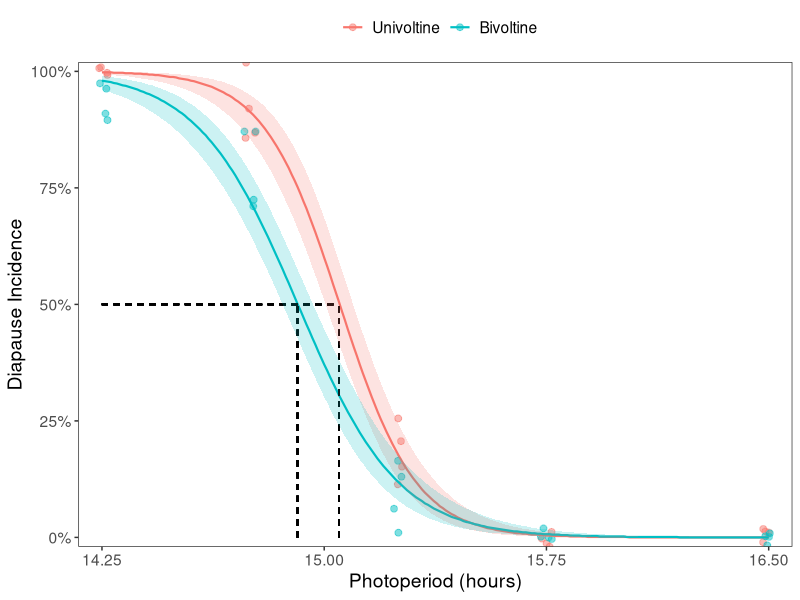
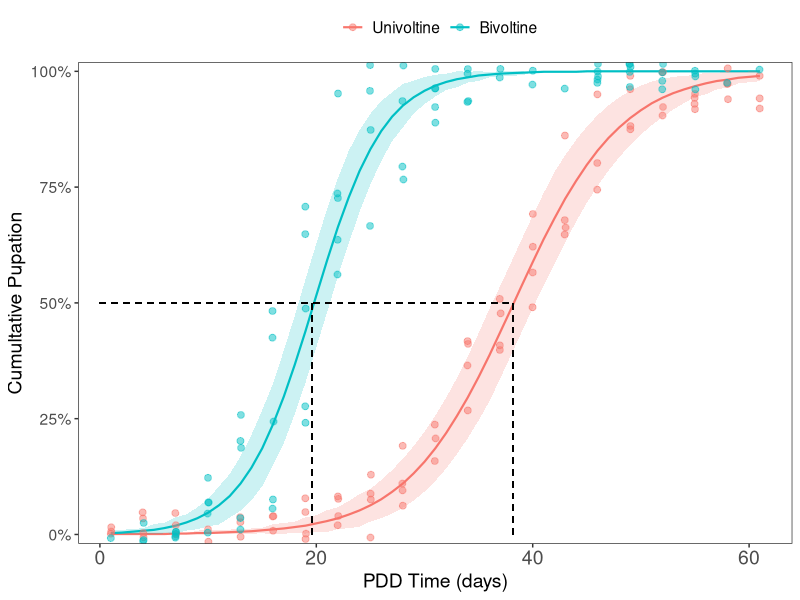
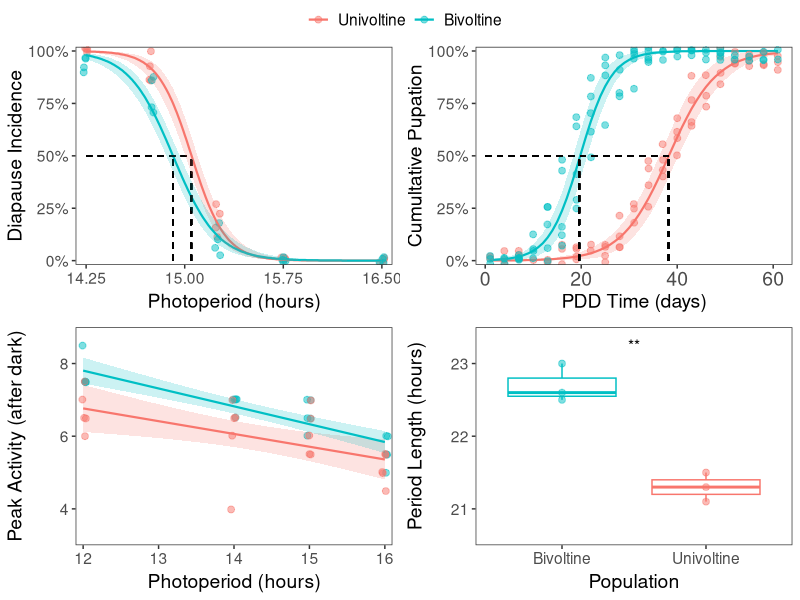

The R script that drew these images, in order:
## ---- chunk 1
library('car')
library('emmeans')
library('ggplot2')
library('ggpubr')
library('readr')
library('tidyverse')

## ---- chunk 2
ecb_dia <- read_csv("../data/diapause_incidence_202108.csv", 
                    col_types = cols(Date = col_date(format = "%m/%d/%Y"), 
                                     Strain = col_factor(levels = c("UZ", 
                                                                    "BE",
                                                                    "NH")))) %>%
  mutate(diapause_inc = 1-Pupae/Total, Date = as.factor(Date)) %>%
  mutate(adj_diapause_inc = 1-adj_Pupae/adj_Total)

#remove NH population from analysis and model
ecb_dia_filt <- ecb_dia  %>% filter(Photoperiod != 14.9) %>%
  filter(Photoperiod != 15.0) %>%
  filter(Strain != "NH") %>%  droplevels()

ecb_dia_filt$Date <- as.factor(ecb_dia_filt$Date)

#Remove 2021-08-25 outlier; use ecb_dia_filt for analysis
ecb_dia_filt <- ecb_dia_filt %>% filter(Date != '2021-08-25') %>% droplevels()

m1 <- glm(cbind(adj_Total-adj_Pupae, adj_Pupae) ~ Photoperiod*Strain,
          family = binomial(link = 'logit'), data = ecb_dia_filt)
summary(m1)
car::Anova(m1)
summary(m1)$coef[1,1]/summary(m1)$coef[2,1]*-1 #CPP

#Create dataframe to use for predictions
newdata = with(ecb_dia_filt, expand.grid(Photoperiod = seq(14.25, 16.5, by = 0.01),
                                         Strain=unique(Strain)))
m1_pred <- predict(m1, newdata,
                   type = 'link', se = TRUE)
m1_pred <- cbind(newdata, m1_pred)

m1_pred <- within(m1_pred, {
  prob_pred <- plogis(fit) %>% round(3)
  LB <- plogis(fit - 1.96*se.fit) %>% round(3)
  UB <- plogis(fit + 1.96*se.fit) %>% round(3)
  })

m1Pred_ecbRaw <- left_join(m1_pred, ecb_dia_filt)

figure1a <-  ggplot(data = m1Pred_ecbRaw %>% filter(Strain != "NH"),
                    aes(x = Photoperiod, y=1-adj_Pupae/adj_Total, color = Strain)) +
  geom_point(position = position_jitter(width = 0.02, height = 0.02), size = 2, alpha = 0.5) + 
  geom_line(aes(x = Photoperiod, y = prob_pred), size = 0.75) +
  theme_bw() + ylab('Diapause Incidence') + xlab('Photoperiod (hours)') +
  geom_segment(x=15.05,xend=15.05,y=0.0,yend=0.5, linetype="dashed", color = "black", size = 0.5) + #UZ
  geom_segment(x=14.25,xend=15.05,y=0.5,yend=0.5, linetype="dashed", color = "black", size = 0.5) + #ALL
  geom_segment(x=14.91,xend=14.91,y=0.0,yend=0.5, linetype="dashed", color = "black", size = 0.5) + #BE
  geom_ribbon(aes(ymin = LB, ymax = UB, x=Photoperiod, fill = Strain), alpha = 0.2, colour = NA) +
  scale_y_continuous(breaks = c(0.0, 0.25, 0.50, 0.75, 1.0),
                     expand = c(0,0.00), limits = c(-0.02,1.02 ),
                     labels = scales::percent_format()) +
  scale_x_continuous(breaks = c(14.25, 15.00, 15.75, 16.50),
                     expand = c(0.0,0.0),
                     limits = c(14.17, 16.58)) +
  theme_bw() + 
  theme(text = element_text(size = 14, family = "sans", color = 'black'),
        panel.grid.major = element_blank(),
        panel.grid.minor = element_blank(), legend.position = "top") +
  scale_color_manual(values = c("UZ" = "#F8766D", "BE" = "#00BFC4"),
                     labels = c("UZ" = "Univoltine",
                                "BE" = "Bivoltine"),
                     name = "") +
  guides(fill = 'none')

figure1a

## ---- chunk 3
pdd_df <- read_csv("../data/diapause_pdd_202108.csv", 
                    col_types = cols(Date = col_date(format = "%m/%d/%Y"), 
                                    Photoperiod = col_number(), 
                                    Strain = col_factor(levels = c("UZ","BE", "NH")),
                                    Transfer = col_date(format = "%m/%d/%Y"))) %>% 
  filter(Strain != "NH") %>%
  droplevels()

pdd_df_filt <- pdd_df %>% mutate(Location = NULL, Date = NULL, Transfer = NULL) %>%
  reshape2::melt(id = c("Strain", "Photoperiod", "Replicate", "Total"),
       measure = colnames(pdd_df)[8:ncol(pdd_df)],
       na.rm = FALSE, variable.name = "Day", value.name = "Pupae")

pdd_df_filt$Replicate <- as.factor(pdd_df_filt$Replicate)
pdd_df_filt$Day <- as.numeric(as.character(pdd_df_filt$Day))
pdd_df_filt$Pupae <- as.numeric(as.character(pdd_df_filt$Pupae))
pdd_df_filt$Total <- as.numeric(as.character(pdd_df_filt$Total))

pdd_df_filt <- pdd_df_filt %>% filter(Total != 0) %>% na.omit()
pdd_df_filt$Strain = as.factor(pdd_df_filt$Strain)
pdd_df_filt$Strain = relevel(pdd_df_filt$Strain, ref = 'UZ')

m1_pdd <- glm(cbind(Pupae, Total-Pupae) ~ Day*Photoperiod + Photoperiod*Strain + Day*Strain,
              family = binomial(link = 'logit'), data = pdd_df_filt)
car::Anova(m1_pdd)

pdd_new <- with(pdd_df_filt, expand.grid(Photoperiod = seq(14.25, 15.25, by = 0.5),
                                          Day=seq(0,61,by=1), Strain = unique(Strain)))

pdd_pred <- predict.glm(m1_pdd, pdd_new, type="response") %>% round(digits = 3)
df_pred <- cbind(pdd_new, "Pupation" = pdd_pred)
df_pred$Photoperiod <- as.factor(df_pred$Photoperiod)

pdd_pred <- cbind(pdd_new, predict.glm(m1_pdd,
                                           pdd_new,
                                           type="response", se = TRUE))
pdd_pred <- within(pdd_pred, {
  prob_pred <- fit %>% round(3)
  LB <- ifelse((fit - 3*qnorm(0.975)*se.fit %>% round(3))<0, 0,fit -  3*qnorm(0.975)*se.fit %>% round(3) )
  UB <- ifelse((fit + 3*qnorm(0.975)*se.fit %>% round(3))>1, 1,fit + 3*qnorm(0.975)*se.fit %>% round(3) )
  })

df_pred <- rbind(filter(pdd_pred, Strain == "UZ"),
                 filter(pdd_pred, Strain == "BE"))

figure1b <- ggplot(data = df_pred,
                          aes(x=Day, y = prob_pred, color = Strain)) + theme_bw() +
  theme(axis.text.x = element_text(size = 14, family = 'sans')) +
  theme(text = element_text(size = 14, family = 'sans')) +
  theme(legend.position = "top", panel.grid.major = element_blank(),
        panel.grid.minor = element_blank()) +
  ylim(0, 1) + xlim(1, 61) +
  scale_shape_manual(values=c(16, 2, 4)) +
  geom_line(data = df_pred %>% filter(Photoperiod == 14.25),
            aes(x=Day, y = prob_pred, color = Strain, linetype=as.factor(Photoperiod)), size = 0.75) +
    scale_y_continuous(breaks = c(0.0, 0.25, 0.50, 0.75, 1.0),
                     expand = c(0,0.00), limits = c(-0.02,1.02 ),
                     labels = scales::percent_format(), name = "Cumultative Pupation") +
  xlab("PDD Time (days)") +
  scale_linetype_manual(values=c(1,3,6)) + 
  geom_ribbon(data = df_pred %>% filter(Photoperiod == 14.25), 
              aes(ymin = LB, ymax = UB, x=Day, fill = interaction(Strain, Photoperiod)), 
              alpha = 0.2, colour = NA, show.legend = FALSE) +
  guides(linetype = 'none') +
  scale_color_manual(values = c("UZ" = "#F8766D", "BE" = "#00BFC4"),
                     labels = c("UZ" = paste("Univoltine"),
                                "BE" = paste("Bivoltine")),
                     name = "")

figure1b <- figure1b + geom_point(data = pdd_df_filt %>%
                                                  filter(Photoperiod == 14.25),
                                                aes(x = Day, y = Pupae/Total, color = Strain),
                                                size = 2, alpha = 0.5,
                                                position = position_jitter(width = 0.05, height = 0.05)) +
  geom_segment(x=0,xend=38.3,y=0.5,yend=0.5, linetype="dashed", color = "black", size = 0.5) +
  geom_segment(x=38.2,xend=38.2,y=0.0,yend=0.5, linetype="dashed", color = "black", size = 0.5) +
  geom_segment(x=19.6,xend=19.6,y=0,yend=0.5, linetype="dashed", color = "black", size = 0.5) 

figure1b

## ---- chunk 4
phase_df <- read_csv("../data/activity_summary.csv", 
                         col_types = cols(...1 = col_skip()),
                     show_col_types = FALSE)

phase_df$strain = as.factor(phase_df$strain)
phase_df$strain = relevel(phase_df$strain, ref = 'univoltine')

#lm
m1 = lm(peak_after_day ~ daylength+strain, data = phase_df)
car::Anova(m1)
m1_contrast = emmeans::contrast(emmeans::emmeans(m1, ~ strain, type = 'response'), method = 'pairwise')
summary(m1_contrast, infer = c(TRUE, TRUE))

figure1c = ggplot(data=phase_df,
                 aes(x=daylength, y=peak_after_day, color=strain)) +
  geom_jitter(size=2, alpha=0.5, position = position_jitter(width = 0.04, height = 0.02)) +
  geom_smooth(method='lm', se=TRUE, aes(fill = strain),alpha = 0.2, size = 0.75) +
  scale_fill_manual(values = c('univoltine' = "#F8766D", 'bivoltine' = "#00BFC4"),
                     labels = c('univoltine' = "Univoltine",
                                'bivoltine' = "Bivoltine")) +
  scale_color_manual(values = c('univoltine' = "#F8766D", 'bivoltine' = "#00BFC4"),
                     labels = c('univoltine' = "Univoltine",
                                'bivoltine' = "Bivoltine")) +
  theme_bw() +
  theme(text = element_text(size = 14, family = "sans", color = 'black'),
        strip.background = element_blank(),
        panel.grid.major = element_blank(),
        panel.grid.minor = element_blank(),
        legend.position = "top",
        legend.title = element_blank()) +
  ylab("Peak Activity (after dark)") + xlab("Photoperiod (hours)") +
  scale_x_continuous(breaks = c(12, 13, 14, 15, 16), expand = c(0.0,0), limits = c(11.9, 16.1)) +
  scale_y_continuous(breaks = c(4,6,8), expand = c(0,0), limits = c(3,9)) +
  guides(fill = 'none')

## ---- chunk 5
circ_df <- read_csv("../data/activity_circadian.csv")
circ_df$strain = as.factor(circ_df$strain)
circ_df$strain = relevel(circ_df$strain, ref = 'univoltine')

t.test(data = circ_df, period ~ strain)

figure1d = ggplot(circ_df,
                  aes(x=strain, y=period, color = strain)) +
  geom_boxplot(size = 0.5) +
  geom_point(aes(x = strain, y = period, color = strain), alpha=0.5, size=2) +
  theme_bw() +
  ylab("Period (hours)") + xlab("Population") +
  scale_color_manual(values = c(
    'bivoltine' = "#00BFC4",
    'univoltine' = "#F8766D"),
    labels = c(
      'bivoltine' = 'Bivoltine',
      'univoltine' = 'Univoltine',
    name = "")) +
  theme(text = element_text(size = 14, family = "sans", color = 'black'),
        strip.background = element_blank(),
        panel.grid.major = element_blank(),
        panel.grid.minor = element_blank(),
        legend.position = "top",
        legend.title = element_blank()) +
  scale_x_discrete(breaks = c('bivoltine', 'univoltine'), limits = c('bivoltine', 'univoltine'),
                   labels = c('bivoltine' = 'Bivoltine', 'univoltine' = 'Univoltine'),
                   name = "Population") +
  scale_y_continuous(breaks = seq(21, 23,  by = 1), expand = c(0,0), limits = c(20.5,23.5),
                   name = 'Period Length (hours)') +
  annotate("text", x=1.5, y=23.25, label= "**", size = 4)

## ---- chunk 6
figure1 = ggarrange(figure1a,figure1b,
                    figure1c,figure1d,
                    ncol = 2, nrow = 2,
                    common.legend = TRUE, legend = 'top', align = 'hv')


ggsave("../plots/figure1.png", plot = figure1, width = 6, height = 6, dpi = 600, units=c('in'),
               bg='white')
